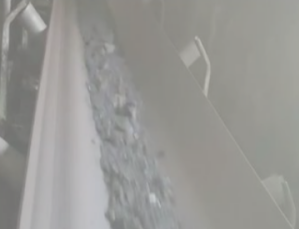
#> input picture scripts/img.png, 299 x 229 px
$ python thon.py
#> lines starting #> are read from the running program, lines starting #| are printed output that depends on the picture
import matplotlib.pyplot as plt
import cv2
import numpy as np

# 读取RGB图像
image = cv2.imread('img.png')
#> image is the input picture: shape (229, 299, 3); mean B, G, R 148.9, 152.2, 152.9

# 将图像从BGR颜色空间转换为RGB颜色空间
image = cv2.cvtColor(image, cv2.COLOR_BGR2RGB)

# 提取每个通道的像素值

red_channel = image[:, :, 0].flatten()
green_channel = image[:, :, 1].flatten()
blue_channel = image[:, :, 2].flatten()
r = cv2.calcHist([red_channel], [0], None, [256], [0, 256])
#> r = 256 values, max 5075 at index 152, min 0 at index 0, mean 267.5
g = cv2.calcHist([green_channel], [0], None, [256], [0, 256])
#> g = 256 values, max 4144 at index 150, min 0 at index 0, mean 267.5
b = cv2.calcHist([blue_channel], [0], None, [256], [0, 256])
#> b = 256 values, max 4599 at index 146, min 0 at index 0, mean 267.5
# 创建x轴的像素位置
x = np.arange(256)

# 创建一个新的图形窗口
plt.figure(figsize=(8, 6))

# 绘制红色通道曲线
plt.plot(x, np.ravel(r), color='red', label='Red Channel')

# 绘制绿色通道曲线
plt.plot(x, np.ravel(g), color='green', label='Green Channel')

# 绘制蓝色通道曲线
plt.plot(x, np.ravel(b), color='blue', label='Blue Channel')

# 设置图例位置和边框
plt.legend(loc='upper right', frameon=False)
plt.xlabel('Pixel Intensity')
plt.ylabel('Value')
# 设置图形的边距
plt.tight_layout(pad=10)

# 显示图像
plt.show()
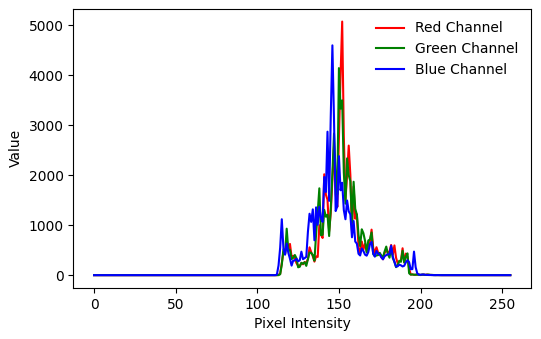
#> figure drawn by matplotlib, 1 panel; curve peaks at x = 152, y = 5075; curve peaks at x = 150, y = 4144; curve peaks at x = 146, y = 4599
